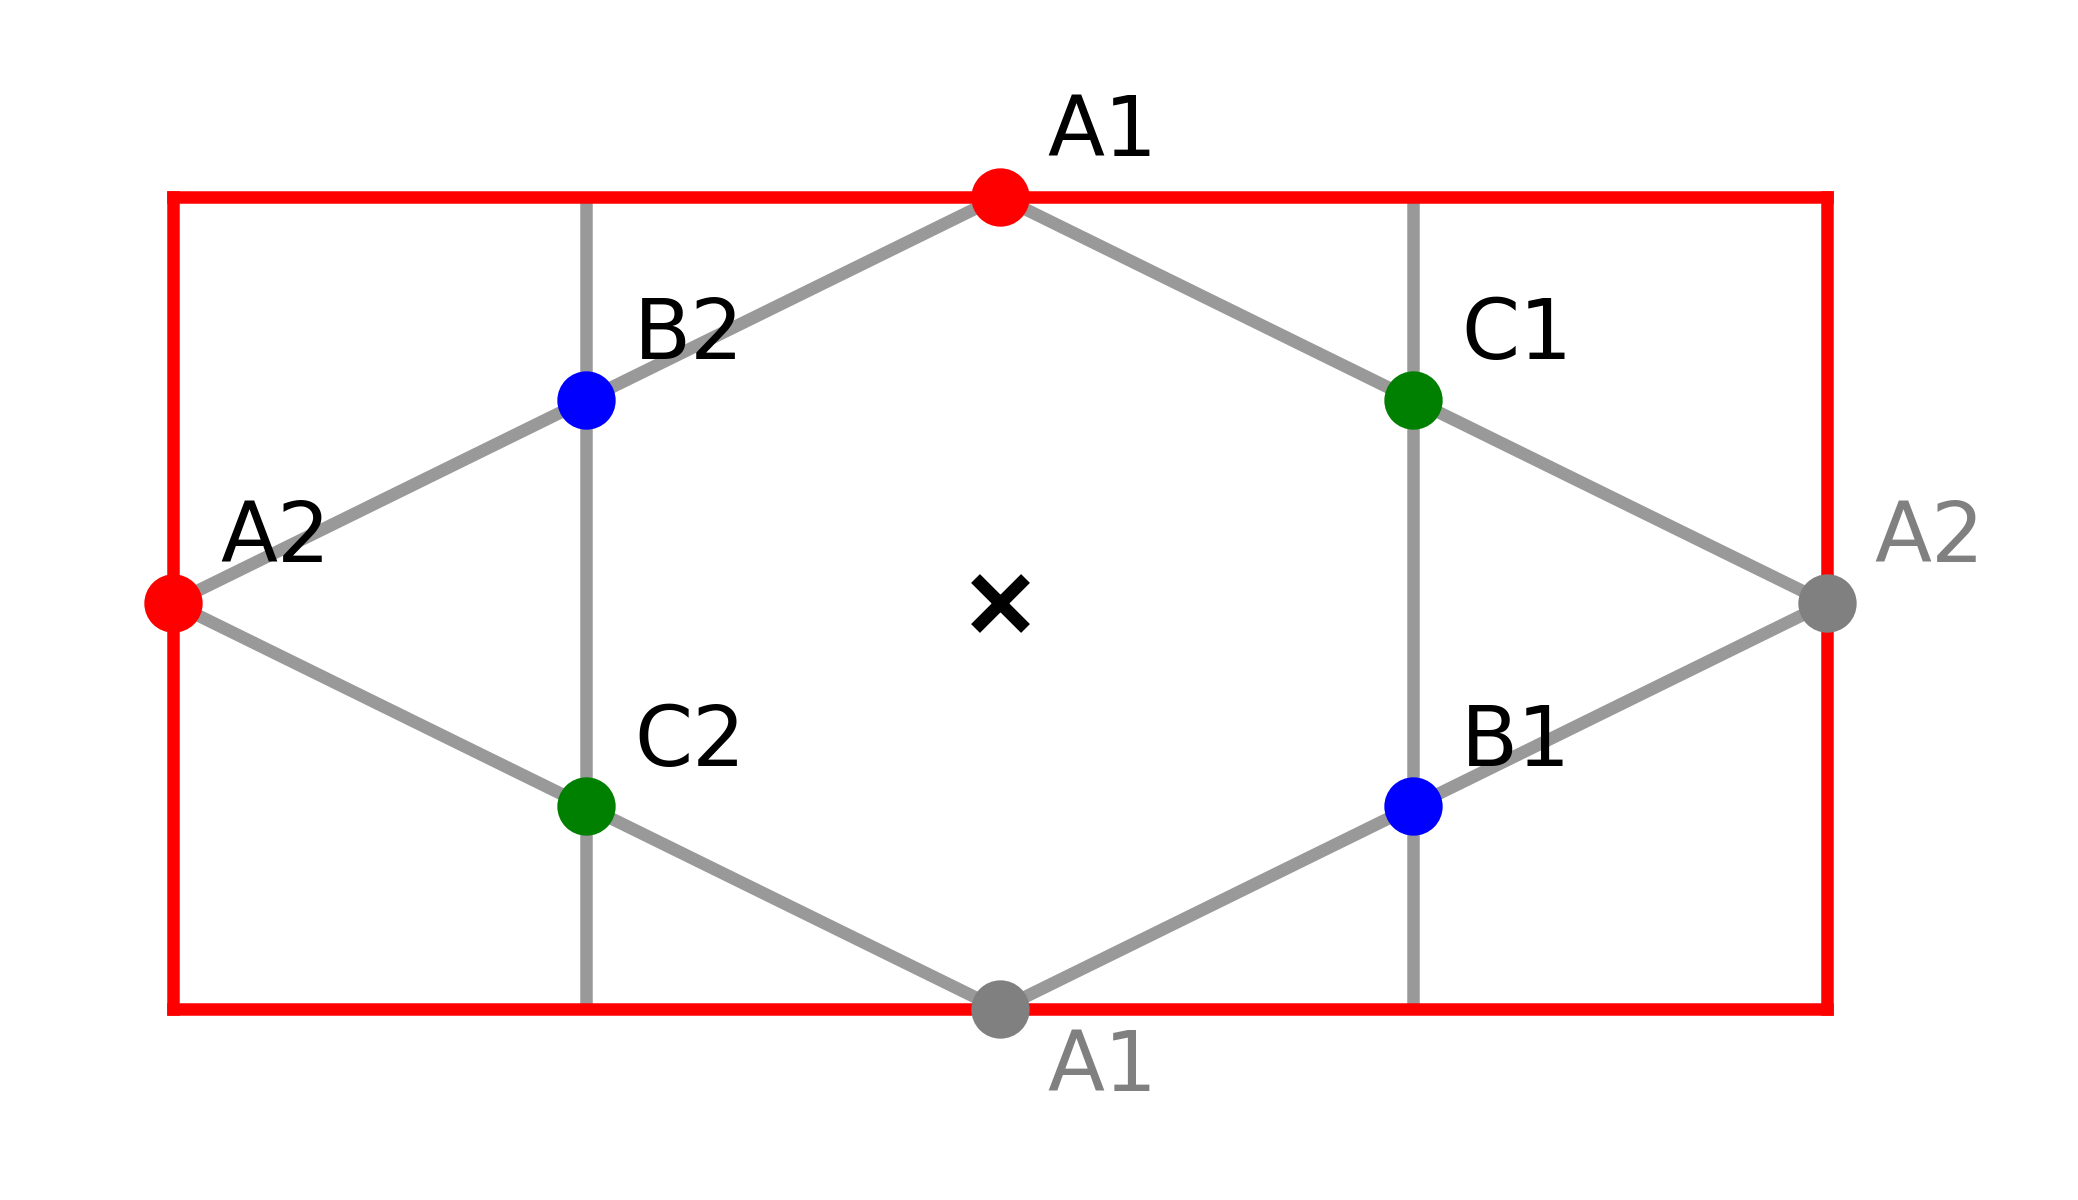

Python code for this plot:
import numpy as np
import matplotlib.pyplot as plt

r1 = 1/2 * np.array([np.sqrt(3),1])
r2 = 1/2 * np.array([np.sqrt(3),-1])
r3 = np.array([0,1])
r4 = r2-r3
r5 = r1+r3
r6 = r1+r2

origin = [0,0]
A1 = origin+r3
A2 = origin-r6
B1 = origin+r2
B2 = origin-r2
C1 = origin+r1
C2 = origin-r1

points = np.array([A1, A2, B1, B2, C1, C2, origin-r3, origin+r6])
point_labels = np.array(["A1", "A2", "B1", "B2", "C1", "C2", "", ""])
point_colors = {
    "A": "red",
    "B": "blue",
    "C": "green"
}

max_y = points[np.argmax(points[:, 1])][1]
max_x = points[np.argmax(points[:, 0])][0]
box_edge = [[B2[0], max_y], [B2[0], -max_y], [B1[0], max_y], [B1[0], -max_y]]

connections = [
    (0, 3),
    (3, 1),
    (1, 5),
    (5, 6),
    (2, 6),
    (2, 7),
    (4, 7),
    (4, 0)
]

corners = np.array([[max_x,-max_y],[max_x, max_y],[-max_x, max_y],[-max_x, -max_y],[max_x,-max_y]])

plt.figure(figsize=(np.sqrt(3)*2, 2), dpi=300)

for i in range(len(corners)-1):
    plt.plot([corners[i][0], corners[i+1][0]], [corners[i][1], corners[i+1][1]], color='r', zorder=2)

plt.scatter(origin[0], origin[1], marker='x', color='k')

for i in range(len(points)):
    label = point_labels[i]
    colour = point_colors.get(label[0], "red") if label else "gray"  # Check if label is not empty
    plt.scatter(points[i][0], points[i][1], color = colour, zorder=3)
    plt.text(points[i][0]+0.1, points[i][1] +0.1, point_labels[i])

plt.text(points[6][0]+0.1, points[6][1] -0.2, "A1", color = "grey")
plt.text(points[7][0]+0.1, points[7][1] +0.1, "A2", color = "grey")


corners = np.array([[max_x, -max_y], [max_x, max_y], [-max_x, max_y], [-max_x, -max_y], [max_x, -max_y]])
for idx1, idx2 in connections:
    plt.plot([points[idx1][0], points[idx2][0]], [points[idx1][1], points[idx2][1]], linestyle="solid", color="gray", alpha = 0.8, zorder=1)

plt.vlines(x=B2[0], ymin=-max_y, ymax=max_y, color='gray', linestyle='solid', alpha=0.8, zorder=1)
plt.vlines(x=B1[0], ymin=-max_y, ymax=max_y, color='gray', linestyle='solid', alpha=0.8, zorder=1)
plt.axis("off")
plt.tight_layout()
plt.show()
#plt.savefig("r_location.png", dpi=600)